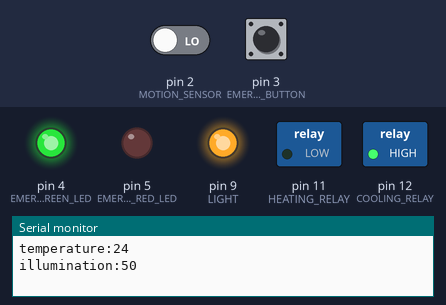
Bench run of a sketch on a simulated Arduino Uno, built with avr-gcc and run on an emulated ATmega328P. On the bench: switched loads named in the sketch (green lamp = pin HIGH), output pins drawn as LEDs (lit = HIGH), the last lines printed to the serial monitor. The test bench sets the inputs (shaded band); at power-on: pin 3 (EMERGENCY_BUTTON) HIGH, pin 2 (MOTION_SENSOR) LOW.

Above: at 1.2 s.
1.3 s: pin 3 (EMERGENCY_BUTTON) pulled LOW for 0.15 s
At 2.6 s:
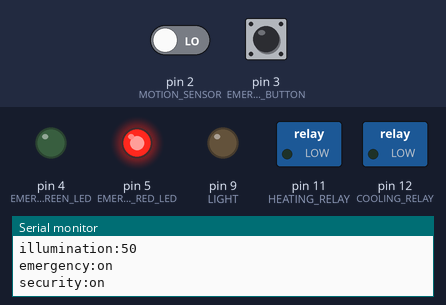
2.9 s: pin 2 (MOTION_SENSOR) driven HIGH
At 4.3 s:
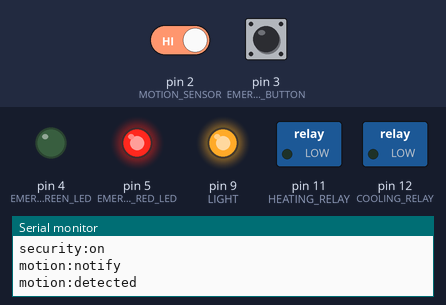
Timing chart, 0 to 14.3 s (numbered marks = the images above; inputs shaded):
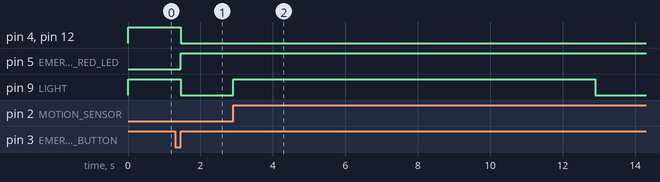

The sketch:

Exam.ino
```cpp
// Sensors and actuators

#define COOLING_RELAY 12
#define HEATING_RELAY 11

#define LIGHT 9

#define EMERGENCY_RED_LED 5
#define EMERGENCY_GREEN_LED 4
#define EMERGENCY_BUTTON 3

#define MOTION_SENSOR 2

#define LIGHT_SENSOR A0
#define TEMPERATURE_SENSOR A1

// Temperature Sensor parameters

#define TEMP_FACTOR 0.01  // Scale factor of the sensor (V/℃)
#define TEMP_MIN 0       // minimal temperature the sensor can measure (℃)

// Light Sensor parameters

#define R2 10000         // Known resistance of the voltage divider (Ω)
#define LIGHT_FACTOR 500  // Light factor (lux / kΩ)

// System parameters

#define VIN 5     // Arduino output voltage
#define ADR 1024  // Arduino ADC resolution

// Temperature Control System variables

bool automaticTemperatureControl = true;  // Is automatic control turned on
bool heatingOn = false;                   // Is the heating turned on
bool coolingOn = false;                   // Is the cooling turned on

int desiredTemperature = 20;               // Desired temperature (℃)
int temperatureDelta = 3;                  // Min and max delta values from the desired temperature (℃)

long temperatureMeasuringInterval = 600000;             // Temperature measuring interval (ms)
long lastTemperatureTimestamp = -temperatureMeasuringInterval;  // Last measured temperature timestamp (ms)

long temperature = 0;  // Measured temperature (℃)

// Light Control System variables

bool automaticLightControl = true;  // Is automatic control turned on
bool lightOn = false;               // Is the light turned on

long lightMeasuringInterval = 600000;       // Illumination measuring interval (ms)
long lastLightTimestamp = -lightMeasuringInterval;  // Last measured light timestamp (ms)

long illumination = 0;  // Measured illumination (lux)

// Home Security System variables

long detectionDelay = 10000;  // No motion delay before the system returns to idle (ms)

bool homeSecurityControl = false;               // Is home security mode active
bool previousHomeSecurityControl = false;       // Previous home security mode state
long lastDetectionTimestamp = -detectionDelay;  // Last detection (ms)

// Emergency System variables

bool emergency = false;  // Is emergency mode active

// System variables

long currentTimestamp;  // Current timestamp

// Handle emergency button click
void emergencyButtonHandler() {
    // Enable emergency mode
    emergency = true;
    previousHomeSecurityControl = homeSecurityControl;
    homeSecurityControl = true;

    // Send information using serial connection
    Serial.println("emergency:on");
    Serial.println("security:on");
}

// Handle motion detection
void motionHandler() {

    // Calculate delta time
    const long delta = currentTimestamp - lastDetectionTimestamp;

    // If this is our first report in some time, send a notification
    if(delta > detectionDelay && homeSecurityControl) {
        Serial.println("motion:notify");
    }

    // Report that motion has been detected
    Serial.println("motion:detected");

    // Save detection timestamp
    lastDetectionTimestamp = currentTimestamp;
}

void setup() {

    // Start the serial monitor
    Serial.begin(9600);

    // Set pin modes
    pinMode(COOLING_RELAY, OUTPUT);
    pinMode(HEATING_RELAY, OUTPUT);

    pinMode(LIGHT, OUTPUT);

    pinMode(EMERGENCY_RED_LED, OUTPUT);
    pinMode(EMERGENCY_GREEN_LED, OUTPUT);
    pinMode(EMERGENCY_BUTTON, INPUT);

    pinMode(MOTION_SENSOR, INPUT);

    pinMode(LIGHT_SENSOR, INPUT);
    pinMode(TEMPERATURE_SENSOR, INPUT);

    // Attach interrupts
    attachInterrupt(digitalPinToInterrupt(EMERGENCY_BUTTON), emergencyButtonHandler, RISING);
    attachInterrupt(digitalPinToInterrupt(MOTION_SENSOR), motionHandler, RISING);

}

// Measure the temperature
void measureTemperature() {

    // Calculate time difference from last measurement
    const long delta = currentTimestamp - lastTemperatureTimestamp;

    // Check if difference is greater than interval, perform calculation
    if(delta > temperatureMeasuringInterval) {

        // Read analog signal from pin
        const int temperatureRaw = analogRead(TEMPERATURE_SENSOR);

        // Convert analog signal back into voltage
        double V_out = temperatureRaw * ((double)VIN / ADR);

        // Convert voltage into temperature
        temperature = TEMP_MIN + (V_out / TEMP_FACTOR);

        // Report read temperature
        Serial.println("temperature:" + String(temperature));

        // Save detection timestamp
        lastTemperatureTimestamp = currentTimestamp;

    }
}

// Measure illumination
void measureIllumination() {

    // Calculate time difference between last measurement
    const long delta = currentTimestamp - lastLightTimestamp;

    // Check if difference is greater than interval, perform calculation
    if(delta > lightMeasuringInterval) {

        // Read analog signal from pin
        int lightRaw = analogRead(LIGHT_SENSOR);

        // Convert analog signal back into voltage
        double V_out = lightRaw * ((double)VIN / ADR);

        // Convert voltage into Resistance on the Light Dependant Resistor (LDR)
        const double R_ldr = ((R2 * (VIN - V_out)) / V_out);

        // Calculate illumination (assuming linearity)
        illumination = LIGHT_FACTOR / (R_ldr / 1000);

        // Report read illumination
        Serial.println("illumination:" + String(illumination));

        // Save detection timestamp
        lastLightTimestamp = currentTimestamp;

    }

}

// Temperature control system
void temperatureSystem() {

    // Calculate temperature range
    const int min = desiredTemperature - temperatureDelta;
    const int max = desiredTemperature + temperatureDelta;

    // Check if automatic temperature control is on
    if(automaticTemperatureControl) {

        // If the temperature is less than min, turn on heating
        if(temperature < min) {
            heatingOn = true;
        }

        // If the temperature is more than max, turn on cooling
        if(temperature > max) {
            coolingOn = true;
        }

        // If the temperature is less or equal to min, turn off cooling
        if(temperature <= min) {
            coolingOn = false;
        }

        // If the temperature is more or equal to max, turn off heating
        if(temperature >= max) {
            heatingOn = false;
        }
    }

    if(!emergency) {
        // Normal operation
        digitalWrite(HEATING_RELAY, heatingOn);
        digitalWrite(COOLING_RELAY, coolingOn);
    } else {
        // Override
        digitalWrite(HEATING_RELAY, LOW);
        digitalWrite(COOLING_RELAY, LOW);
    }

}

// Light Control System
void lightingSystem() {

    if(automaticLightControl) {
        // Change light state if automatic control is active
        if(illumination < 150) {
            lightOn = true;
        } else {
            lightOn = false;
        }
    }

    // Normal operation
    digitalWrite(LIGHT, lightOn);

}

void homeSecureSystem() {

    // Calculate time difference between last detection
    const long delta = currentTimestamp - lastDetectionTimestamp;

    // If difference is greater than delay, turn the lights off,
    // otherwise, leave them on
    if(delta > detectionDelay) {
        digitalWrite(LIGHT, LOW);
    } else {
        digitalWrite(LIGHT, HIGH);
    }

}

// Emergency system
void emergencySystem() {
    // Turn indicators on or off
    digitalWrite(EMERGENCY_RED_LED, emergency);
    digitalWrite(EMERGENCY_GREEN_LED, !emergency);
}

void loop() {

    // Get current timestamp
    currentTimestamp = millis();

    // Check if there is input from the serial monitor
    if(Serial.available() > 0) {
        const String input = Serial.readString();

        // Control emergency mode and report back
        if(input.startsWith("emergency:")) {
            const String value = input.substring(10);
            if(value == "off") {
                emergency = false;
                Serial.println("emergency:off");
                homeSecurityControl = previousHomeSecurityControl;
                if(!homeSecurityControl) {
                    Serial.println("security:off");
                }
            }
        }

        // Control temperature system and report back
        if(input.startsWith("thermostat:")) {
            const String value = input.substring(11);
            if(value == "auto") {
                heatingOn = false;
                coolingOn = false;
                automaticTemperatureControl = true;
                Serial.println("thermostat:auto");
            } else if (value == "heating") {
                heatingOn = true;
                coolingOn = false;
                automaticTemperatureControl = false;
                Serial.println("thermostat:heating");
            } else if (value == "cooling") {
                heatingOn = false;
                coolingOn = true;
                automaticTemperatureControl = false;
                Serial.println("thermostat:cooling");
            } else if (value == "off") {
                heatingOn = false;
                coolingOn = false;
                automaticTemperatureControl = false;
                Serial.println("thermostat:off");
            }
        }

        // Control lighting system and report back
        if(input.startsWith("lights:")) {
            const String value = input.substring(7);
            if(value == "auto") {
                automaticLightControl = true;
                lightOn = false;
                Serial.println("lights:auto");
            } else if (value == "on") {
                automaticLightControl = false;
                lightOn = true;
                Serial.println("lights:on");
            } else if (value == "off") {
                automaticLightControl = false;
                lightOn = false;
                Serial.println("lights:off");
            }

        }

        // Control home security system and report back if it is not in emergency mode
        if(input.startsWith("security:") && !emergency) {
            const String value = input.substring(9);
            if(value == "on") {
                homeSecurityControl = true;
                Serial.println("security:on");
            } else if (value == "off") {
                homeSecurityControl = false;
                Serial.println("security:off");
            }
        }

    }

    // Measure temperature and illumination
    measureTemperature();
    measureIllumination();

    // Control emergency lights
    emergencySystem();

    // Control light
    if(homeSecurityControl) {
        homeSecureSystem();
    } else {
        lightingSystem();
    }

    // Control temperature system
    temperatureSystem();

}
```

Measured:
- after the input at 1.3 s, pin 4 (EMERGENCY_GREEN_LED), pin 9 (LIGHT), pin 12 (COOLING_RELAY): HIGH → LOW after 0.15 s; pin 5 (EMERGENCY_RED_LED): LOW → HIGH after 0.15 s
- after the input at 2.9 s, pin 9 (LIGHT): LOW → HIGH at once, → LOW 10.0 s later
